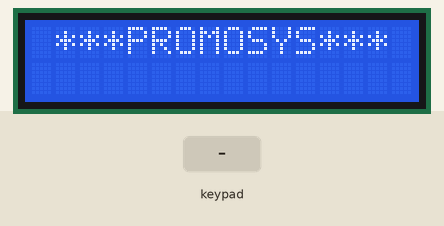
The sketch below on a simulated ESP32. Parts: 16×2 character LCD. The test bench sets the inputs (shaded band). WiFi joins after 1.5 s; servers stay silent unless stated; uploads are accepted with an empty reply; what the sketch prints to the serial monitor is not drawn.

Above: at 2.8 s.
At 10.0 s:
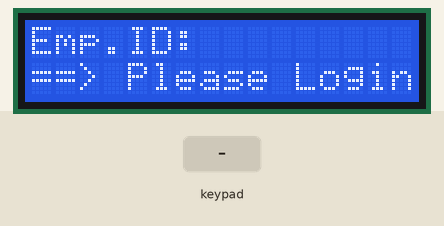
10.1 s: key 'A' pressed
At 20.1 s:
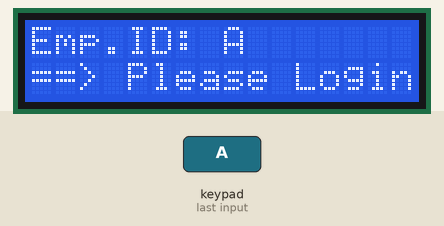
24.1 s: key 'B' pressed
At 51.0 s:
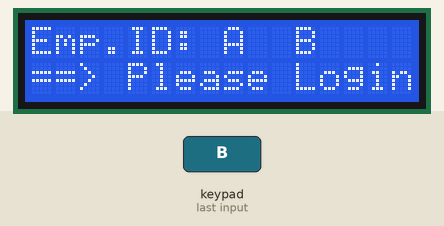
66.1 s: key 'C' pressed
At 82.3 s:
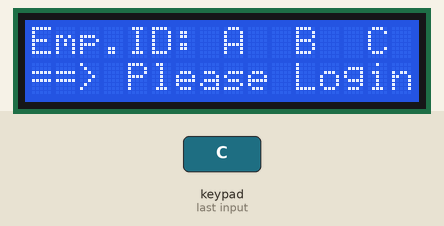
Timing chart, 0 to 83.8 s (numbered marks = the images above; inputs shaded):
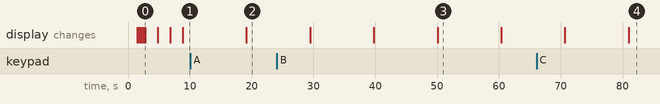

The sketch:

Promosyss.ino
```cpp
#include <WiFi.h>
#include <HTTPClient.h>
#include <base64.h>
#include <Keypad.h>
#include <WiFi.h>
#include <LiquidCrystal_I2C.h>
#include <SoftwareSerial.h>
#include <Wire.h>

#define I2C_ADDR 0x3F
#define BACKLIGHT_PIN 3
#define En_pin  2
#define Rw_pin  1
#define Rs_pin  0
#define D4_pin  4
#define D5_pin  5
#define D6_pin  6
#define D7_pin  7
LiquidCrystal_I2C lcd(I2C_ADDR, En_pin, Rw_pin, Rs_pin, D4_pin, D5_pin, D6_pin, D7_pin);
SoftwareSerial rfid (4, 2);
const char* ssid = "Fahri";
const char* password = "12345678";
String authUsername = "U01";
//String authPassword = "";

// inisialisasi Keypad
String pad;
const byte ROWS = 4; //4 Row
const byte COLS = 4; //4 kolom
char keys[ROWS][COLS] = {

{'1', '2', '3', 'A'},
{'4', '5', '6', 'B'},
{'7', '8', '9', 'C'},
{'*', '0', '#', 'D'}
};
byte rowPins[ROWS] = {13, 12, 14, 27}; //connect to the row pinouts of the keypad
byte colPins[COLS] = {26, 25, 18, 19}; //connect to the column pinouts of the keypad
Keypad myKeypad = Keypad( makeKeymap(keys), rowPins, colPins, ROWS, COLS );

//Variable RFID
int readVal = 0; // individual karakter baca dari serial
unsigned int readData[10]; // baca data dari serial
int counter = -1; // counter to keep position in the buffer
char tagId[11];

void setup()
{
  Serial.begin(115200);
  rfid.begin(9600);
  WiFi.begin(ssid, password);

  while (WiFi.status() != WL_CONNECTED) {
    delay(500);
    Serial.println("Connecting to Line1Shirt");
  }

  Serial.println("Connected to Line1Shirt ");
  //Serial.begin(9600);
  Serial.println();
  //lcd.init(); // initialize the lcd
  lcd.begin(21, 22);
  lcd.setBacklightPin(BACKLIGHT_PIN,POSITIVE);
  lcd.setBacklight(HIGH);
  lcd.home ();
  for(int i=0; i<3; i++){
      lcd.backlight();
      delay(200);
      lcd.noBacklight();
      delay(200);
    }
  lcd.backlight();
  lcd.setCursor(1, 0);
  lcd.print("***PROMOSYS***");
  delay(2000);
  lcd.setCursor(1, 1);
  lcd.print("==============");
  delay(2000);
  lcd.setCursor(1, 1);
  lcd.print("BUSANA APPAREL");
  delay(2000);
  lcd.clear();

}
void parseTag() {
  int j = 0;
  for (int i = 0; i < 10; ++i) {
    if (i > 3){
      tagId[j] = readData[i];
      j = j + 1;
    }
  }
}

void processTag() {
  // convert id to a string
  parseTag();

  // print it
  printTag();

}

void printTag() {
  //Serial.print("Tag value: ");
  long result = strtol(tagId,NULL,16);
  Serial.printf("000%d",result);
  delay(20);

}

void clearSerial() {
  while (rfid.read() >= 0) {
    ;
  }
}


void loop()
{
  //Inisialisasi LCD
  Serial.available();
    lcd.write(Serial.read());
    lcd.setCursor(0, 0);
    lcd.print("Emp.ID:");
    lcd.setCursor(0, 1);
    lcd.print("Line: 00");
    lcd.setCursor(13, 1);
    lcd.print("--");
    lcd.setCursor(0, 2);
    lcd.print("TR:0");
    lcd.setCursor(5, 2);
    lcd.print("Av:");
    lcd.setCursor(10, 2);
    lcd.print("OP:");

    lcd.setCursor(0, 3);
    lcd.print("==> Please Login:");


  keypress();
  lcd.setCursor(7, 0);
  lcd.print(pad);
  delay(50);

  //Koneksi Rest
  if ((WiFi.status() == WL_CONNECTED)) { //Check the current connection status

    HTTPClient http;
    Serial.print("[HTTP] begin...\n");
    http.begin("http://10.10.60.19/dev03/rest/svc/RSTRPC/getDataCounter?data=U01");
    Serial.print("[HTTP] GET...\n");
    String auth = base64::encode(authUsername);
    http.addHeader("Authorization", "Basic " + auth);

    int httpCode = http.GET();

    if (httpCode > 0) { //Check for the returning code
        Serial.printf("[HTTP] GET... code: %d\n", httpCode);
            if(httpCode == HTTP_CODE_OK) {
              String payload = http.getString();
              Serial.println(httpCode);
              Serial.println(payload);
      }
    }

    else {
      Serial.printf("[HTTP] GET... failed, error: %s\n");

    }

    http.end();
  }
  delay(10000);

  //Baca RFID
  if (rfid.available() > 0) {
    // read the incoming byte:
    readVal = rfid.read();

    if (readVal == 2) {
      counter = 0; // start baca
    }
    else if (readVal == 3) {
      processTag();

      clearSerial();
      counter = -1;
    }
    else if (counter >= 0) {
      readData[counter] = readVal;
      ++counter;
    }
  }
}
//Keypad
void keypress(){
  char keypressed = myKeypad.getKey();
  String konv = String(keypressed);
  pad+=konv;

}
```

Measured:
- after the input at 10.1 s, the display: changes after 9.1 s (image 2)
- after the input at 24.1 s, the display: first differs from a run without the input after 26.0 s (image 3)
- after the input at 66.1 s, the display: first differs from a run without the input after 14.9 s (image 4)
- what the display in image 0 shows lasts 2.0 s, from 2.8 s to 4.8 s
